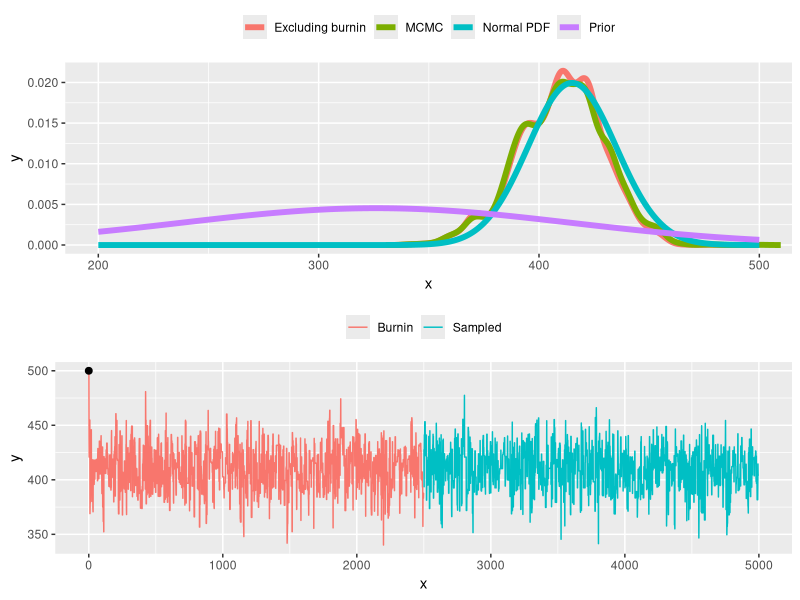
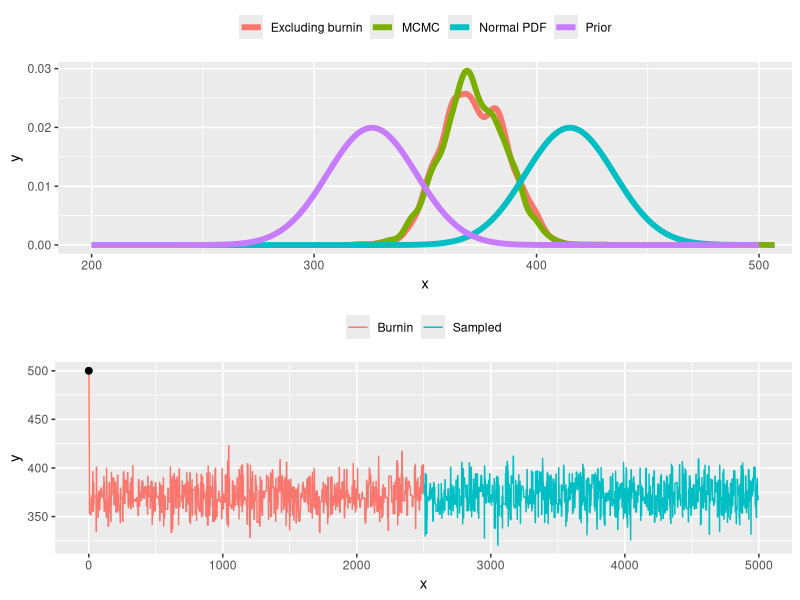

Write the R code that produced these figures, in order.
pkg <- c("ggplot2", "data.table", "gridExtra")
sapply(pkg, require, character.only = TRUE)
wk <- ifelse(.Platform$OS.type == "windows",
             shortPathName("E:/PPT/ComputationalModelling/ch7/"),
             "/media/yslin/Tui/PPT/ComputationalModelling/ch7/")
setwd(wk)
rm(list = ls())

run <- function(nmc, data, fixed_sd, jump = 2, starting = 500, priormu = 326, 
                priorsd = 88) {
  # nmc <- 5e3
  chain <- rep(0, nmc)

  ## Only estimate 1 parameter and assume the standard deviation is known as 15
  chain[1] <- starting
  
  for (i in 2:nmc) {
    current <- chain[i - 1]  
    proposal <- current + rnorm(1, 0, jump)

    ## Assume a Gaussian PDF / likelihood function, given a data set (ie obs)    
    newlik <- dnorm(data, proposal, fixed_sd) * dnorm(proposal, priormu, priorsd)        
    oldlik <- dnorm(data, current, fixed_sd) * dnorm(current, priormu, priorsd)
    llratio <- newlik / oldlik
    
    if (llratio > 1) { chain[i] <- proposal }
    else {
      chain[i] <- ifelse(runif(1) < llratio, proposal, current)
    }
  }
  
  return(chain)
}

plot_chain <- function(obj, data, fixed_sd = 20, starting = 150, 
                       burnlen = NULL, priormu = 326, priorsd = 88, 
                       xlim = NULL) {
  # obj <- chain0
  # burnlen <- NULL
  # starting <- 500
  # data <- 415
  # fixed_sd <- 20
  # 
  # priormu <- 326 
  # priorsd <- 88
  # xlim <- c(200, 600)
  nmc <- length(obj)
  if (is.null(burnlen)) {
    burnlen <- ceiling(nmc/2)    
  }

  den <- density(obj)
  den2 <- density(obj[(burnlen+1):nmc])
  
  if (is.null(xlim)) {
    xlim <- range(den$x)
  }
  
  x <- seq(xlim[1], xlim[2], 1)
  y <- dnorm(x, data, fixed_sd)
  ymax <- max(den$y, den2$y, y)

  yprior <- dnorm(x, priormu, priorsd)
  
  dden <- data.table(x = c(den$x, x, den2$x, x),
                  y = c(den$y, y, den2$y, yprior),
                  gp = c(rep("MCMC", length(den$x)),
                         rep("Normal PDF", length(x)),
                         rep("Excluding burnin", length(den2$x)),
                         rep("Prior", length(x))))

  x1 <- 1:burnlen
  x2 <- (burnlen+1):nmc
  y1 <- obj[1:burnlen]
  y2 <- obj[(burnlen+1):nmc]
  dtrace <- data.table(x = c(x1, x2),
                       y = c(y1, y2),
                       gp = c(rep("Burnin", length(x1)),
                              rep("Sampled", length(x2))))
  dp <- data.table(x = 0, y = starting)

  p0 <- ggplot() +
    geom_line(data = dden, aes(x = x, y = y, colour = gp), size = 2) +
    coord_cartesian(xlim = xlim) +
    theme(legend.position = "top",
          legend.title = element_blank())
  
  p1 <- ggplot() +
    geom_line(data = dtrace, aes(x = x, y = y, colour = gp)) +
    geom_point(data = dp, aes(x = x, y = y), size = 2) +
    theme(legend.position = "top",
          legend.title = element_blank())

  gridExtra::grid.arrange(p0, p1)
  
  cat("Mean and SD:", round(mean(obj), 2), ",", round(sd(obj), 2), "\n")
  cat("Remove burnin:", round(mean(obj[(burnlen+1):nmc]), 2), ",", 
      round(sd(obj[(burnlen+1):nmc]), 2), "\n")
  return(NULL)
}


obs <- 415   ## data: 1 data point
obssd <- 20
priormu <- 326
priorsd <- 88

chain0 <- run(5000, data = obs, fixed_sd = obssd, jump = 50, starting = 500,
              priormu = priormu, priorsd = priorsd)
res <- plot_chain(chain0, data = obs, starting = 500, xlim = c(200, 500))

chain1 <- run(5000, data = obs, fixed_sd = obssd, jump = 50, starting = 500,
              priormu = priormu, priorsd = 20)
res <- plot_chain(chain1, data = obs, starting = 500, xlim = c(200, 500),
                  priorsd = 20)

